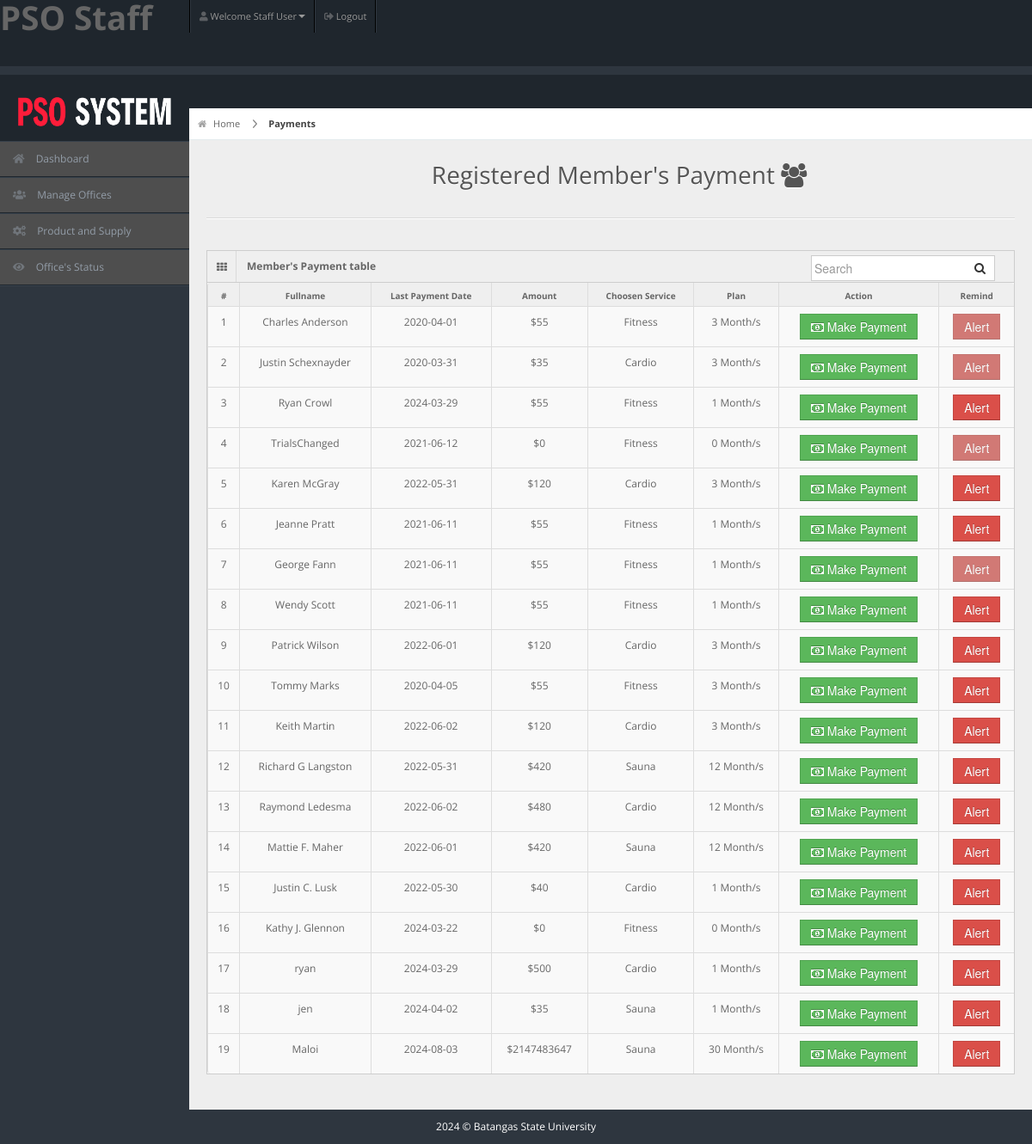
/staff/staff-pages/payment.php (signed in), run on an earlier commit of the app's database.
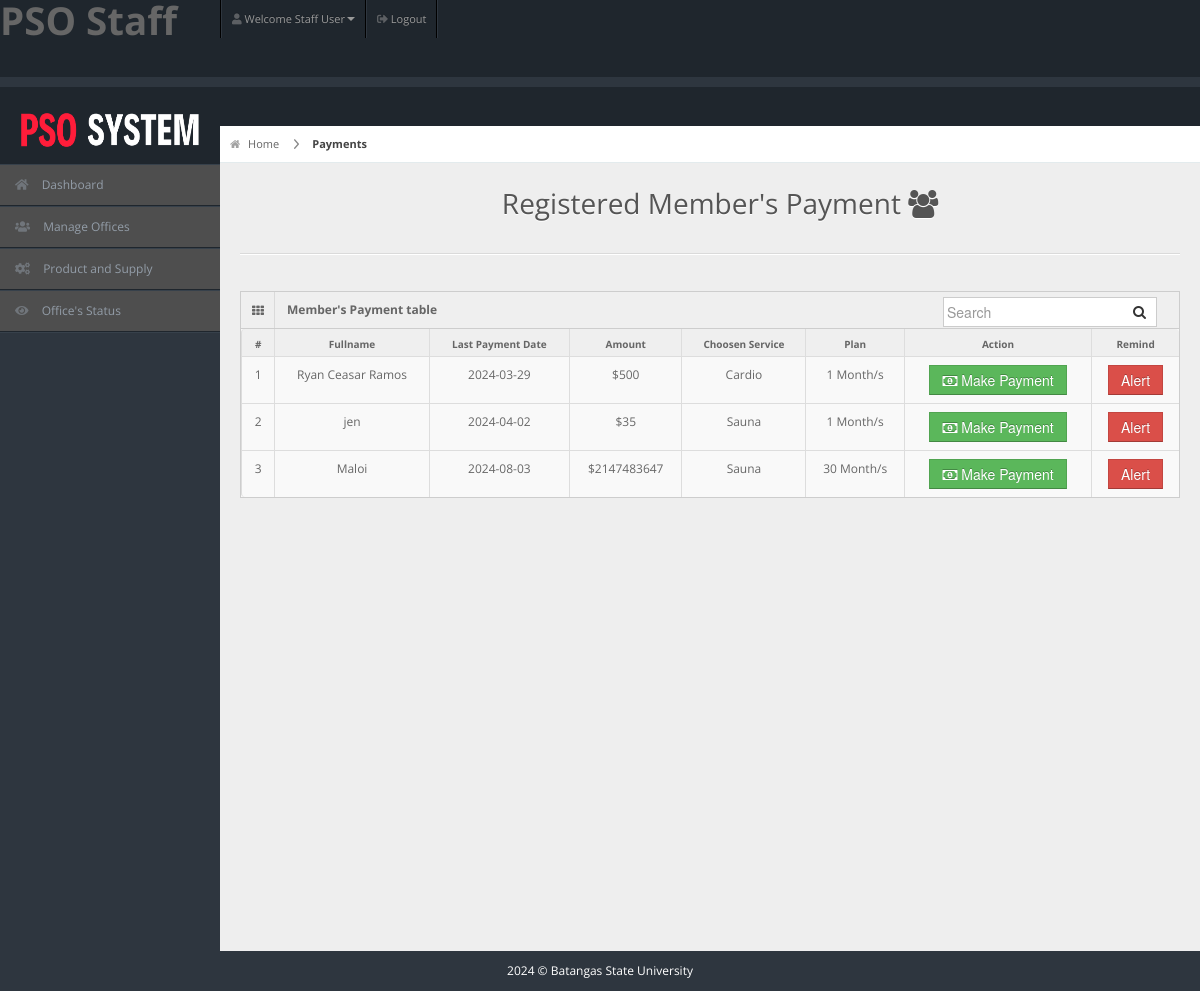
And on a later commit of the database.
### tables this page shows
CREATE TABLE IF NOT EXISTS `members` (
  `user_id` int NOT NULL AUTO_INCREMENT,
  `fullname` varchar(20) NOT NULL,
  `username` varchar(20) NOT NULL,
  `email` varchar(255) NOT NULL,
  `password` varchar(100) NOT NULL,
  `gender` varchar(20) NOT NULL,
  `dor` date NOT NULL,
  `profile_picture` varchar(255) DEFAULT NULL,
  `services` varchar(50) NOT NULL,
  `amount` int NOT NULL,
  `paid_date` date NOT NULL,
  `p_year` int NOT NULL,
  `plan` varchar(100) NOT NULL,
  `address` varchar(20) NOT NULL,
  `contact` varchar(10) NOT NULL,
  `status` varchar(20) NOT NULL DEFAULT 'Active',
  `attendance_count` int NOT NULL,
  `ini_weight` int NOT NULL DEFAULT '0',
  `curr_weight` int NOT NULL DEFAULT '0',
  `ini_bodytype` varchar(50) NOT NULL,
  `curr_bodytype` varchar(50) NOT NULL,
  `progress_date` date NOT NULL,
  `reminder` int NOT NULL DEFAULT '0',
  PRIMARY KEY (`user_id`)
);

### staff/staff-pages/payment.php (the view, shortened to what this page needs)
<!DOCTYPE html>
<html lang="en">
<head>
  <link rel="stylesheet" href="../css/bootstrap.min.css" />
  <link rel="stylesheet" href="../css/bootstrap-responsive.min.css" />
  <link rel="stylesheet" href="../css/fullcalendar.css" />
  <link rel="stylesheet" href="../css/matrix-style.css" />
  <link rel="stylesheet" href="../css/matrix-media.css" />
  <link href="../font-awesome/css/font-awesome.css" rel="stylesheet" />
  <link rel="stylesheet" href="../css/jquery.gritter.css" />
  <link href="https://cdnjs.cloudflare.com/ajax/libs/font-awesome/5.15.4/css/all.min.css" rel="stylesheet">
</head>
<body>
  <div id="header">
    <h1><a href="dashboard.html">PSO Staff</a></h1>
  </div>
  <?php include '../includes/header.php' ?>
  <?php $page = "payment";
  include '../includes/sidebar.php' ?>
  <div id="content">
    <div id="content-header">
      <div id="breadcrumb"> <a href="index.php" title="Go to Home" class="tip-bottom"><i class="icon-home"></i> Home</a> <a href="payment.php" class="current">Payments</a> </div>
      <h1 class="text-center">Registered Member's Payment <i class="icon icon-group"></i></h1>
    </div>
    <div class="container-fluid">
      <hr>
      <div class="row-fluid">
        <div class="span12">
          <div class='widget-box'>
            <div class='widget-title'> <span class='icon'> <i class='icon-th'></i> </span>
              <h5>Member's Payment table</h5>
              <form id="custom-search-form" role="search" method="POST" action="search-result.php" class="form-search form-horizontal pull-right">
                <div class="input-append span12">
                  <input type="text" class="search-query" placeholder="Search" name="search" required>
                  <button type="submit" class="btn"><i class="icon-search"></i></button>
                </div>
              </form>
            </div>
            <div class='widget-content nopadding'>
              <?php
              $qry = "SELECT * FROM members";
              $cnt = 1;
              $result = mysqli_query($conn, $qry);
              echo "<table class='table table-bordered data-table table-hover'>
        <thead>
          <tr>
            <th>#</th>
            <th>Fullname</th>
            <th>Last Payment Date</th>
            <th>Amount</th>
            <th>Choosen Service</th>
            <th>Plan</th>
            <th>Action</th>
            <th>Remind</th>
          </tr>
        </thead>";
              while ($row = mysqli_fetch_array($result)) { ?>
                <tbody>
                  <td>
                    <div class='text-center'><?php echo $cnt; ?></div>
                  </td>
                  <td>
                    <div class='text-center'><?php echo $row['fullname'] ?></div>
                  </td>
                  <td>
                    <div class='text-center'><?php echo ($row['paid_date'] == 0 ? "New Member" : $row['paid_date']) ?></div>
                  </td>
                  <td>
                    <div class='text-center'><?php echo '$' . $row['amount'] ?></div>
                  </td>
                  <td>
                    <div class='text-center'><?php echo $row['services'] ?></div>
                  </td>
                  <td>
                    <div class='text-center'><?php echo $row['plan'] . " Month/s" ?></div>
                  </td>
                  <td>
                    <div class='text-center'><a href='user-payment.php?id=<?php echo $row['user_id'] ?>'><button class='btn btn-success btn'><i class='icon icon-money'></i> Make Payment</button></a></div>
                  </td>
                  <td>
                    <div class='text-center'><a href='sendReminder.php?id=<?php echo $row['user_id'] ?>'><button class='btn btn-danger btn' <?php echo ($row['reminder'] == 1 ? "disabled" : "") ?>>Alert</button></a></div>
                  </td>
                </tbody>
              <?php $cnt++;
              }
              ?>
              </table>
            </div>
          </div>
        </div>
      </div>
    </div>
  </div>
  <?php
  include '../includes/footer.php';
  ?>
</body>
</html>

What changed in the data, as far as the page shows it:
removed members: fullname "Charles Anderson", paid_date "2020-04-01", amount "55", services "Fitness", plan "3", reminder 1 (drawn)
removed members: fullname "Justin Schexnayder", paid_date "2020-03-31", amount "35", services "Cardio", plan "3", reminder 1 (drawn)
removed members: fullname "Ryan Crowl", paid_date "2024-03-29", amount "55", services "Fitness", plan "1"
removed members: fullname "TrialsChanged", paid_date "2021-06-12", amount "0", services "Fitness", plan "0", reminder 1 (drawn)
removed members: fullname "Karen McGray", paid_date "2022-05-31", amount "120", services "Cardio", plan "3"
removed members: fullname "Jeanne Pratt", paid_date "2021-06-11", amount "55", services "Fitness", plan "1"
removed members: fullname "George Fann", paid_date "2021-06-11", amount "55", services "Fitness", plan "1", reminder 1 (drawn)
removed members: fullname "Wendy Scott", paid_date "2021-06-11", amount "55", services "Fitness", plan "1"
removed members: fullname "Patrick Wilson", paid_date "2022-06-01", amount "120", services "Cardio", plan "3"
removed members: fullname "Tommy Marks", paid_date "2020-04-05", amount "55", services "Fitness", plan "3"
removed members: fullname "Keith Martin", paid_date "2022-06-02", amount "120", services "Cardio", plan "3"
removed members: fullname "Richard G Langston", paid_date "2022-05-31", amount "420", services "Sauna", plan "12"
removed members: fullname "Raymond Ledesma", paid_date "2022-06-02", amount "480", services "Cardio", plan "12"
removed members: fullname "Mattie F. Maher", paid_date "2022-06-01", amount "420", services "Sauna", plan "12"
removed members: fullname "Justin C. Lusk", paid_date "2022-05-30", amount "40", services "Cardio", plan "1"
removed members: fullname "Kathy J. Glennon", paid_date "2024-03-22", amount "0", services "Fitness", plan "0"
changed members "Cardio": fullname "ryan" → "Ryan Ceasar Ramos"
